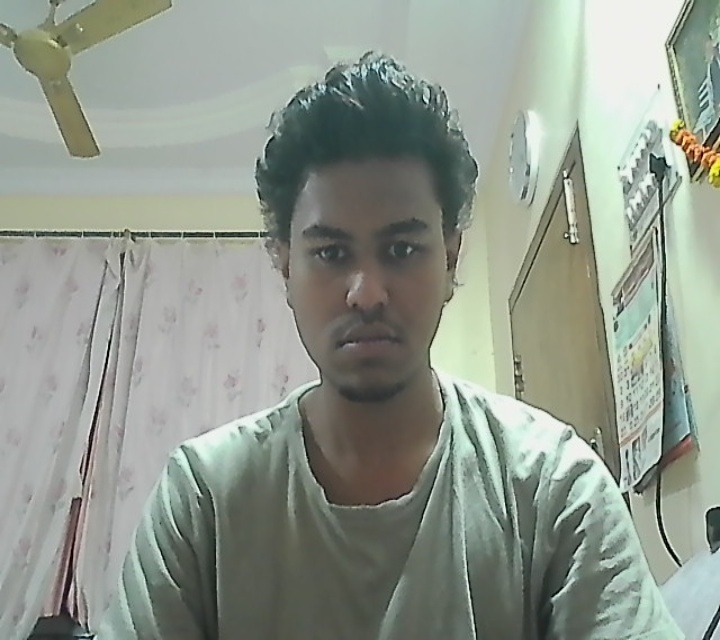
#> input picture captures/capture_8491ae10-f6ef-42f5-91f9-3269cf07850d.jpg, 720 x 640 px; its folder holds only this picture in this run
$ python -i app.py   (imports and definitions only)
#> lines starting #> are read from the running program, lines starting #| are printed output that depends on the picture
from flask import Flask, render_template, jsonify, request
import cv2
import numpy as np
from loader import load_files
import os
import uuid
import base64

# [1 line not run here, left out]

# Initialize variables
cascade = None
jewelleries = None
current_jewel_index = 0
jewel_key_list = None
jewellery = None
impose = None
mx = my = None
dw = dh = None

# Constants
WIDTH = 720
HEIGHT = 640

# [13 lines left out: function init_system, not called in this run]

def process_frame(frame):
    """Process a video frame by detecting faces and applying jewellery"""
    global jewellery, impose, mx, my, dw, dh

    if frame is None:
        return None

    # Resize the frame
    frame = cv2.resize(frame, (WIDTH, HEIGHT))

    # Detect available faces in frame
    gray = cv2.cvtColor(frame, cv2.COLOR_BGR2GRAY)
    faces = cascade.detectMultiScale(gray, scaleFactor=1.8, minNeighbors=3)

    if len(faces) == 1:
        # Extract face location
        x, y, w, h = faces[0]

        # Adjust the jewelery to the face's placement
        frame = cv2.cvtColor(frame, cv2.COLOR_BGR2BGRA)
        fw, fh = int(w * dw), int(w * dh)
        new_impose = cv2.resize(impose, (fw, fh))

        # Super impose the jewellery over captured frame
        iw, ih, c = new_impose.shape
        for i in range(0, iw):
            for j in range(0, ih):
                if new_impose[i, j][3] != 0:
                    if y + i + h + my < HEIGHT and x + j + mx < WIDTH:
                        frame[y + i + h + my, x + j + mx] = new_impose[i, j]

    return cv2.cvtColor(frame, cv2.COLOR_BGRA2BGR)

# [19 lines that did not run here, left out]

# [19 lines that did not run here, left out]

# [13 lines that did not run here, left out]

# [13 lines that did not run here, left out]

# [4 lines that did not run here, left out]

# [3 lines not run here, left out]

>>> import cv2
>>> picture = cv2.imread('captures/capture_8491ae10-f6ef-42f5-91f9-3269cf07850d.jpg')
#> picture is the input picture: shape (640, 720, 3); mean B, G, R 141.7, 152.3, 144.7
>>> result = process_frame(picture)
#> in process_frame, `gray = cv2.cvtColor(frame, cv2.COLOR_BGR2GRAY)`:
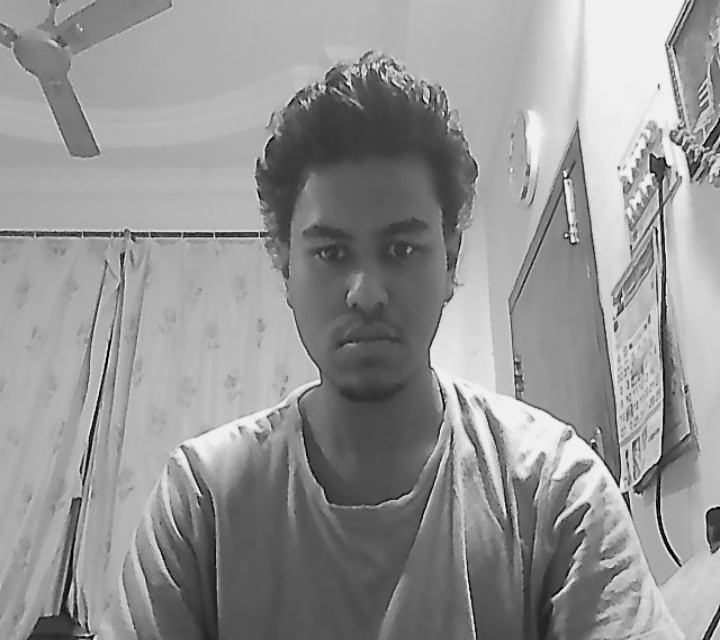
#> gray: shape (640, 720); min 1, max 248, mean 148.9
#> (the run stopped early here; a loop or call above may not have finished)
